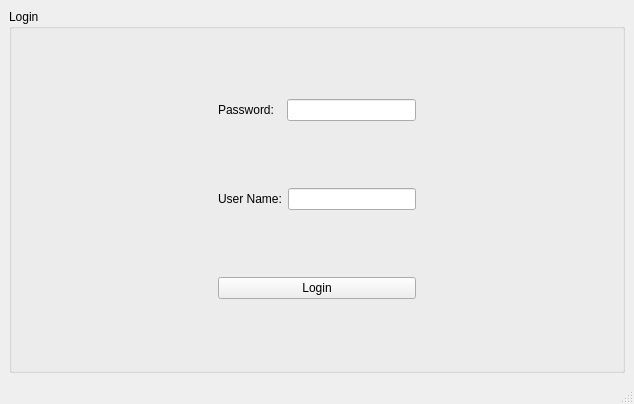
<?xml version="1.0" encoding="UTF-8"?>
<ui version="4.0">
 <class>Login</class>
 <widget class="QMainWindow" name="Login">
  <property name="geometry">
   <rect>
    <x>0</x>
    <y>0</y>
    <width>634</width>
    <height>404</height>
   </rect>
  </property>
  <property name="maximumSize">
   <size>
    <width>16777215</width>
    <height>404</height>
   </size>
  </property>
  <property name="windowTitle">
   <string>MainWindow</string>
  </property>
  <widget class="QWidget" name="centralwidget">
   <layout class="QVBoxLayout" name="verticalLayout_2">
    <item>
     <widget class="QGroupBox" name="groupBox">
      <property name="title">
       <string>Login</string>
      </property>
      <layout class="QHBoxLayout" name="horizontalLayout_3">
       <item>
        <spacer name="horizontalSpacer">
         <property name="orientation">
          <enum>Qt::Horizontal</enum>
         </property>
         <property name="sizeHint" stdset="0">
          <size>
           <width>40</width>
           <height>20</height>
          </size>
         </property>
        </spacer>
       </item>
       <item>
        <layout class="QVBoxLayout" name="verticalLayout">
         <item>
          <layout class="QHBoxLayout" name="horizontalLayout">
           <item>
            <widget class="QLabel" name="label_2">
             <property name="text">
              <string>Password:  </string>
             </property>
             <property name="buddy">
              <cstring>lineEdit_2</cstring>
             </property>
            </widget>
           </item>
           <item>
            <widget class="QLineEdit" name="lineEdit_2"/>
           </item>
          </layout>
         </item>
         <item>
          <layout class="QHBoxLayout" name="horizontalLayout_2">
           <item>
            <widget class="QLabel" name="label">
             <property name="text">
              <string>User Name:</string>
             </property>
             <property name="buddy">
              <cstring>lineEdit</cstring>
             </property>
            </widget>
           </item>
           <item>
            <widget class="QLineEdit" name="lineEdit"/>
           </item>
          </layout>
         </item>
         <item>
          <widget class="QPushButton" name="pushButton">
           <property name="text">
            <string>Login</string>
           </property>
          </widget>
         </item>
        </layout>
       </item>
       <item>
        <spacer name="horizontalSpacer_2">
         <property name="orientation">
          <enum>Qt::Horizontal</enum>
         </property>
         <property name="sizeHint" stdset="0">
          <size>
           <width>40</width>
           <height>20</height>
          </size>
         </property>
        </spacer>
       </item>
      </layout>
     </widget>
    </item>
   </layout>
  </widget>
  <widget class="QMenuBar" name="menubar">
   <property name="geometry">
    <rect>
     <x>0</x>
     <y>0</y>
     <width>634</width>
     <height>22</height>
    </rect>
   </property>
  </widget>
  <widget class="QStatusBar" name="statusbar"/>
 </widget>
 <resources/>
 <connections/>
</ui>
